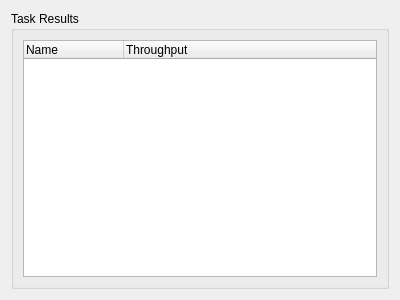
<?xml version="1.0" encoding="UTF-8"?>
<ui version="4.0">
 <class>Elpida::TaskResultsView</class>
 <widget class="QWidget" name="Elpida::TaskResultsView">
  <property name="geometry">
   <rect>
    <x>0</x>
    <y>0</y>
    <width>400</width>
    <height>300</height>
   </rect>
  </property>
  <property name="windowTitle">
   <string>Form</string>
  </property>
  <layout class="QHBoxLayout" name="horizontalLayout">
   <item>
    <widget class="QGroupBox" name="gbTaskResults">
     <property name="title">
      <string>Task Results</string>
     </property>
     <layout class="QHBoxLayout" name="horizontalLayout_2">
      <item>
       <widget class="QTreeWidget" name="twResultList">
        <property name="columnCount">
         <number>2</number>
        </property>
        <column>
         <property name="text">
          <string>Name</string>
         </property>
        </column>
        <column>
         <property name="text">
          <string>Throughput</string>
         </property>
        </column>
       </widget>
      </item>
     </layout>
    </widget>
   </item>
  </layout>
 </widget>
 <resources/>
 <connections/>
</ui>
